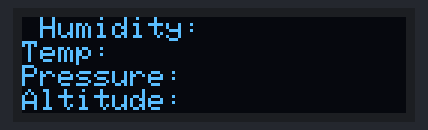
The sketch below on a simulated Arduino Uno, built with avr-gcc and run on an emulated ATmega328P. On the bench: 128×32 one-colour display. The display library's start-up logo is not drawn.

Above: at 4.1 s.
At 6.1 s:
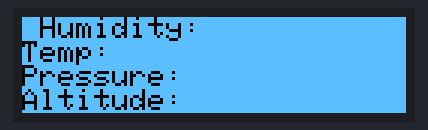

The sketch:

oled_lcd.ino
```cpp
#include <SPI.h>
#include <Wire.h>
#include <Adafruit_GFX.h>
#include <Adafruit_SSD1306.h>

#define SCREEN_WIDTH 128 // OLED display width, in pixels
#define SCREEN_HEIGHT 32 // OLED display height, in pixels

// Declaration for an SSD1306 display connected to I2C (SDA, SCL pins)
#define OLED_RESET     4 // Reset pin # (or -1 if sharing Arduino reset pin)
Adafruit_SSD1306 display(SCREEN_WIDTH, SCREEN_HEIGHT, &Wire, OLED_RESET);

#define NUMFLAKES     10 // Number of snowflakes in the animation example

#define LOGO_HEIGHT   16
#define LOGO_WIDTH    16
static const unsigned char PROGMEM logo_bmp[] =
{ B00000000, B11000000,
  B00000001, B11000000,
  B00000001, B11000000,
  B00000011, B11100000,
  B11110011, B11100000,
  B11111110, B11111000,
  B01111110, B11111111,
  B00110011, B10011111,
  B00011111, B11111100,
  B00001101, B01110000,
  B00011011, B10100000,
  B00111111, B11100000,
  B00111111, B11110000,
  B01111100, B11110000,
  B01110000, B01110000,
  B00000000, B00110000 };

void setup() {
  Serial.begin(9600);

  // SSD1306_SWITCHCAPVCC = generate display voltage from 3.3V internally
  if(!display.begin(SSD1306_SWITCHCAPVCC, 0x3C)) { // Address 0x3C for 128x32
    Serial.println(F("SSD1306 allocation failed"));
    for(;;); // Don't proceed, loop forever
  }

  // Show initial display buffer contents on the screen --
  // the library initializes this with an Adafruit splash screen.
  display.display();
  delay(2000); // Pause for 2 seconds

  // Clear the buffer
  display.clearDisplay();

  // Draw a single pixel in white
  display.drawPixel(10, 10, WHITE);

  // Show the display buffer on the screen. You MUST call display() after
  // drawing commands to make them visible on screen!
  display.display();
  delay(2000);
  // display.display() is NOT necessary after every single drawing command,
  // unless that's what you want...rather, you can batch up a bunch of
  // drawing operations and then update the screen all at once by calling
  // display.display(). These examples demonstrate both approaches...

  testtext();    // Draw scrolling text


  // Invert and restore display, pausing in-between
  display.invertDisplay(true);
  delay(1000);
  display.invertDisplay(false);
  delay(1000);


}

void loop() {
}

void testtext(void) {
  display.clearDisplay();

  display.setTextSize(1.8); // Draw 2X-scale text
  display.setTextColor(WHITE);
  display.setCursor(6,0);
  display.println(F("Humidity:"));
  display.println(F("Temp:"));
  display.println(F("Pressure:"));
  display.println(F("Altitude:"));
  display.display();      // Show initial text
  delay(2000);
}
```

Measured:
- what the display in image 0 shows lasts 2.0 s, from 4.1 s to 6.1 s
- what the display in image 1 shows lasts 1.0 s, from 6.1 s to 7.1 s
